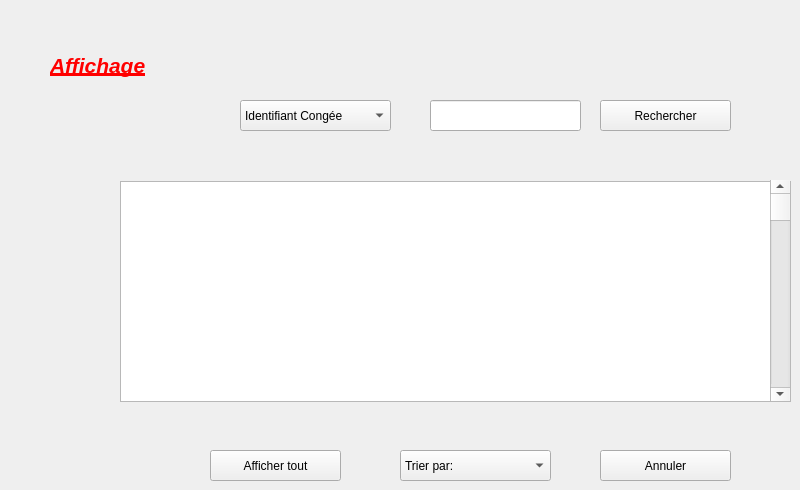
      <widget class="QWidget" name="tab_14">
       <attribute name="title">
        <string>Afficher</string>
       </attribute>
       <widget class="QPushButton" name="pushButton_23">
        <property name="geometry">
         <rect>
          <x>600</x>
          <y>450</y>
          <width>131</width>
          <height>31</height>
         </rect>
        </property>
        <property name="text">
         <string>Annuler</string>
        </property>
       </widget>
       <widget class="QPushButton" name="pushButton_24">
        <property name="geometry">
         <rect>
          <x>210</x>
          <y>450</y>
          <width>131</width>
          <height>31</height>
         </rect>
        </property>
        <property name="text">
         <string>Afficher tout</string>
        </property>
       </widget>
       <widget class="QPushButton" name="pushButton_25">
        <property name="geometry">
         <rect>
          <x>600</x>
          <y>100</y>
          <width>131</width>
          <height>31</height>
         </rect>
        </property>
        <property name="text">
         <string>Rechercher</string>
        </property>
       </widget>
       <widget class="QLabel" name="label_59">
        <property name="geometry">
         <rect>
          <x>50</x>
          <y>40</y>
          <width>141</width>
          <height>51</height>
         </rect>
        </property>
        <property name="minimumSize">
         <size>
          <width>141</width>
          <height>0</height>
         </size>
        </property>
        <property name="maximumSize">
         <size>
          <width>141</width>
          <height>16777215</height>
         </size>
        </property>
        <property name="text">
         <string>&lt;html&gt;&lt;head/&gt;&lt;body&gt;&lt;p&gt;&lt;span style=&quot; font-size:16pt; font-weight:600; font-style:italic; text-decoration: underline; color:#ff0000;&quot;&gt;Affichage&lt;/span&gt;&lt;/p&gt;&lt;/body&gt;&lt;/html&gt;</string>
        </property>
        <property name="wordWrap">
         <bool>false</bool>
        </property>
        <property name="openExternalLinks">
         <bool>false</bool>
        </property>
       </widget>
       <widget class="QTableView" name="tableView_2">
        <property name="geometry">
         <rect>
          <x>120</x>
          <y>181</y>
          <width>671</width>
          <height>221</height>
         </rect>
        </property>
       </widget>
       <widget class="QScrollBar" name="verticalScrollBar_2">
        <property name="geometry">
         <rect>
          <x>770</x>
          <y>180</y>
          <width>20</width>
          <height>221</height>
         </rect>
        </property>
        <property name="orientation">
         <enum>Qt::Vertical</enum>
        </property>
       </widget>
       <widget class="QLineEdit" name="lineEdit_41">
        <property name="geometry">
         <rect>
          <x>430</x>
          <y>100</y>
          <width>151</width>
          <height>31</height>
         </rect>
        </property>
       </widget>
       <widget class="QComboBox" name="comboBox_8">
        <property name="geometry">
         <rect>
          <x>240</x>
          <y>100</y>
          <width>151</width>
          <height>31</height>
         </rect>
        </property>
        <item>
         <property name="text">
          <string>Identifiant Congée</string>
         </property>
        </item>
        <item>
         <property name="text">
          <string>Nom</string>
         </property>
        </item>
        <item>
         <property name="text">
          <string>Durée</string>
         </property>
        </item>
       </widget>
       <widget class="QComboBox" name="comboBox_9">
        <property name="geometry">
         <rect>
          <x>400</x>
          <y>450</y>
          <width>151</width>
          <height>31</height>
         </rect>
        </property>
        <item>
         <property name="text">
          <string>Trier par:</string>
         </property>
        </item>
        <item>
         <property name="text">
          <string>Identifiant</string>
         </property>
        </item>
        <item>
         <property name="text">
          <string>Nom</string>
         </property>
        </item>
        <item>
         <property name="text">
          <string>Durée</string>
         </property>
        </item>
       </widget>
      </widget>
